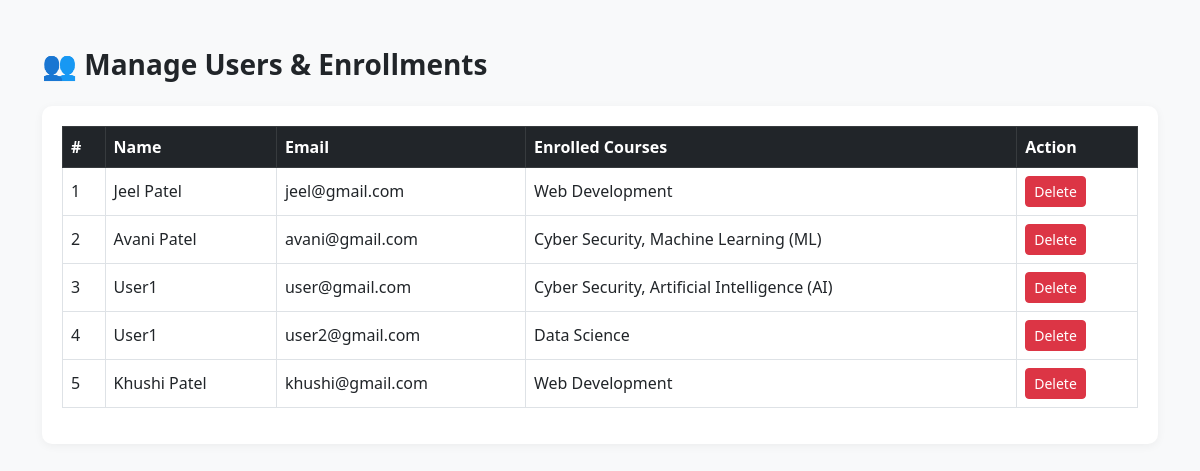
/admin/manage_users.php (signed in), run on the app's committed database.
### tables this page shows
CREATE TABLE `users` (
  `id` int(11) NOT NULL,
  `name` varchar(100) DEFAULT NULL,
  `email` varchar(100) DEFAULT NULL,
  `password` varchar(255) DEFAULT NULL,
  `role` enum('student','instructor','admin') DEFAULT 'student',
  `created_at` datetime DEFAULT current_timestamp()
);

### admin/manage_users.php (the view, shortened to what this page needs)
<?php
require '../config.php';
$query = "
    SELECT
        users.id AS user_id,
        users.name,
        users.email,
        GROUP_CONCAT(courses.title SEPARATOR ', ') AS enrolled_courses
    FROM users
    LEFT JOIN enrollments ON users.email = enrollments.student_email
    LEFT JOIN courses ON enrollments.course_id = courses.id
    GROUP BY users.id
";
$users = mysqli_query($conn, $query);
?>
<!DOCTYPE html>
<html lang="en">
<head>
  <link href="https://cdn.jsdelivr.net/npm/bootstrap@5.3.0/dist/css/bootstrap.min.css" rel="stylesheet">
</head>
<body>
  <div class="container my-5">
    <h3 class="mb-4 text-center text-md-start">👥 Manage Users & Enrollments</h3>
    <div class="table-container">
      <div class="table-responsive">
        <table class="table table-bordered table-hover align-middle">
          <thead class="table-dark">
            <tr>
              <th>#</th>
              <th>Name</th>
              <th>Email</th>
              <th>Enrolled Courses</th>
              <th>Action</th>
            </tr>
          </thead>
          <tbody>
            <?php $i = 1; while ($user = mysqli_fetch_assoc($users)): ?>
              <tr id="userRow<?= $user['user_id'] ?>">
                <td><?= $i++ ?></td>
                <td><?= htmlspecialchars($user['name']) ?></td>
                <td><?= htmlspecialchars($user['email']) ?></td>
                <td>
                  <?= $user['enrolled_courses'] ? htmlspecialchars($user['enrolled_courses']) : '<span class="text-muted">Not Enrolled</span>' ?>
                </td>
                <td>
                  <button class="btn btn-sm btn-danger" onclick="deleteUser(<?= $user['user_id'] ?>)">Delete</button>
                </td>
              </tr>
            <?php endwhile; ?>
          </tbody>
        </table>
      </div>
    </div>
  </div>
</body>
</html>

### admin/manage_users.php (style rules this page uses)
body { background-color: #f8f9fa; }
.table-container { background: #fff; border-radius: 10px; box-shadow: 0 2px 10px rgba(0, 0, 0, 0.05); padding: 20px; }
h3 { font-weight: 600; }
.table th, .table td { vertical-align: middle; }

### data on the page
users: name "Jeel Patel", email "jeel@gmail.com", enrolled_courses "Web Development"
users: name "Avani Patel", email "avani@gmail.com", enrolled_courses "Cyber Security, Machine Learning (ML)"
users: name "User1", email "user@gmail.com", enrolled_courses "Cyber Security, Artificial Intelligence (AI)"
users: name "User1", email "user2@gmail.com", enrolled_courses "Data Science"
users: name "Khushi Patel", email "khushi@gmail.com", enrolled_courses "Web Development"
